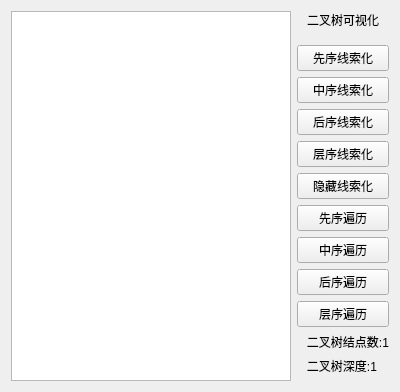
<?xml version="1.0" encoding="UTF-8"?>
<ui version="4.0">
 <class>ThrdBinTreeWidget</class>
 <widget class="QWidget" name="ThrdBinTreeWidget">
  <property name="geometry">
   <rect>
    <x>0</x>
    <y>0</y>
    <width>400</width>
    <height>335</height>
   </rect>
  </property>
  <property name="windowTitle">
   <string>Form</string>
  </property>
  <layout class="QGridLayout" name="gridLayout">
   <item row="0" column="0" rowspan="15">
    <widget class="QGraphicsView" name="graphicsView"/>
   </item>
   <item row="6" column="1">
    <widget class="QPushButton" name="button_hideThrd">
     <property name="text">
      <string>隐藏线索化</string>
     </property>
    </widget>
   </item>
   <item row="9" column="1">
    <widget class="QPushButton" name="button_postorder">
     <property name="text">
      <string>后序遍历</string>
     </property>
    </widget>
   </item>
   <item row="10" column="1">
    <widget class="QPushButton" name="button_levelorder">
     <property name="whatsThis">
      <string>&lt;html&gt;&lt;head/&gt;&lt;body&gt;&lt;p&gt;button_levelorder&lt;/p&gt;&lt;/body&gt;&lt;/html&gt;</string>
     </property>
     <property name="text">
      <string>层序遍历</string>
     </property>
    </widget>
   </item>
   <item row="3" column="1">
    <widget class="QPushButton" name="button_inThrd">
     <property name="text">
      <string>中序线索化</string>
     </property>
    </widget>
   </item>
   <item row="12" column="1">
    <widget class="QLabel" name="label_nodeCount">
     <property name="text">
      <string>   二叉树结点数:1</string>
     </property>
    </widget>
   </item>
   <item row="4" column="1">
    <widget class="QPushButton" name="button_postThrd">
     <property name="text">
      <string>后序线索化</string>
     </property>
    </widget>
   </item>
   <item row="1" column="1">
    <spacer name="verticalSpacer_2">
     <property name="orientation">
      <enum>Qt::Vertical</enum>
     </property>
     <property name="sizeType">
      <enum>QSizePolicy::Fixed</enum>
     </property>
     <property name="sizeHint" stdset="0">
      <size>
       <width>20</width>
       <height>10</height>
      </size>
     </property>
    </spacer>
   </item>
   <item row="8" column="1">
    <widget class="QPushButton" name="button_inorder">
     <property name="text">
      <string>中序遍历</string>
     </property>
    </widget>
   </item>
   <item row="11" column="1">
    <spacer name="verticalSpacer">
     <property name="orientation">
      <enum>Qt::Vertical</enum>
     </property>
     <property name="sizeHint" stdset="0">
      <size>
       <width>20</width>
       <height>40</height>
      </size>
     </property>
    </spacer>
   </item>
   <item row="13" column="1">
    <widget class="QLabel" name="label_treeDepth">
     <property name="text">
      <string>   二叉树深度:1</string>
     </property>
    </widget>
   </item>
   <item row="2" column="1">
    <widget class="QPushButton" name="button_preThrd">
     <property name="text">
      <string>先序线索化</string>
     </property>
    </widget>
   </item>
   <item row="0" column="1">
    <widget class="QLabel" name="label">
     <property name="styleSheet">
      <string notr="true"/>
     </property>
     <property name="text">
      <string>二叉树可视化</string>
     </property>
     <property name="textFormat">
      <enum>Qt::AutoText</enum>
     </property>
     <property name="alignment">
      <set>Qt::AlignCenter</set>
     </property>
    </widget>
   </item>
   <item row="7" column="1">
    <widget class="QPushButton" name="button_preorder">
     <property name="text">
      <string>先序遍历</string>
     </property>
    </widget>
   </item>
   <item row="5" column="1">
    <widget class="QPushButton" name="button_levelThrd">
     <property name="text">
      <string>层序线索化</string>
     </property>
    </widget>
   </item>
  </layout>
 </widget>
 <resources/>
 <connections/>
</ui>
